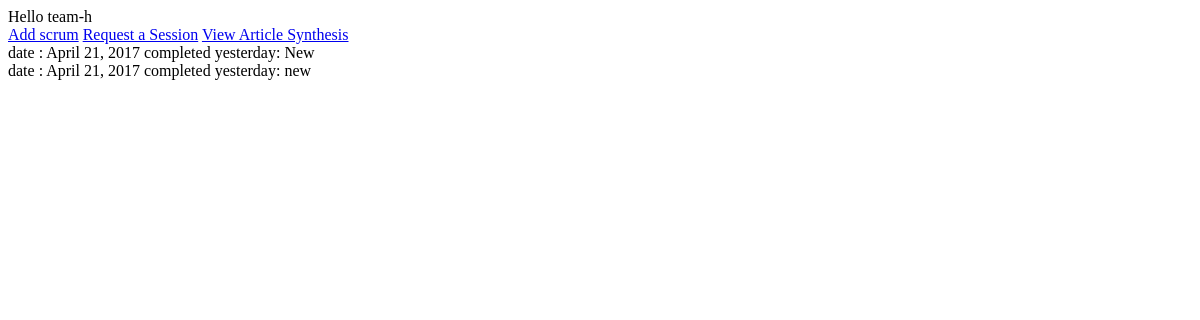
/ironman/ (signed in), run on an earlier commit of the app's database.
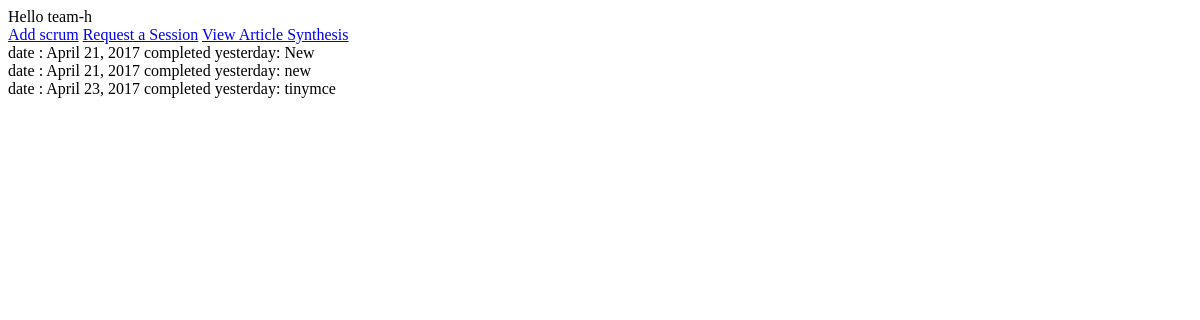
And on a later commit of the database.
### ironman/models.py (models this page shows, shortened)
class Scrum(models.Model):
    comp_yest = models.TextField(max_length=500 )
    roadblk = models.CharField(max_length=500,blank=True, verbose_name='RoadBlocks if any')
    plan_tdy = models.CharField(max_length=500)
    learning = models.CharField(max_length=500,blank=True)
    date = models.DateField(default='2011-11-11')
    created_by = models.CharField(max_length=50)
    project = models.ForeignKey(Project, blank=True, null=True)

### ironman/views.py (the view)
def ironmanHome(request):
    user = request.user
    scrums = Scrum.objects.filter(created_by = user)
    return render(request, 'ironmanHome.html', {'scrums':scrums})

### ironman/templates/ironmanHome.html (shortened to what this page needs)
<!DOCTYPE html>
<html lang="en">
<head>
</head>
<body>
    Hello {{ user }} <br>
    <a href ="add_scrum/"> Add scrum</a>
    <a href ="request/"> Request a Session</a>
    <a href = "synthesis/">View Article Synthesis</a>
<br>
{% for scrum in scrums %}
    date : {{ scrum.date }}
   completed yesterday: {{ scrum.comp_yest }} <br>
{% endfor %}
</body>
</html>

What changed in the data, as far as the page shows it:
added Scrum: date "April 23, 2017", comp_yest "tinymce"
